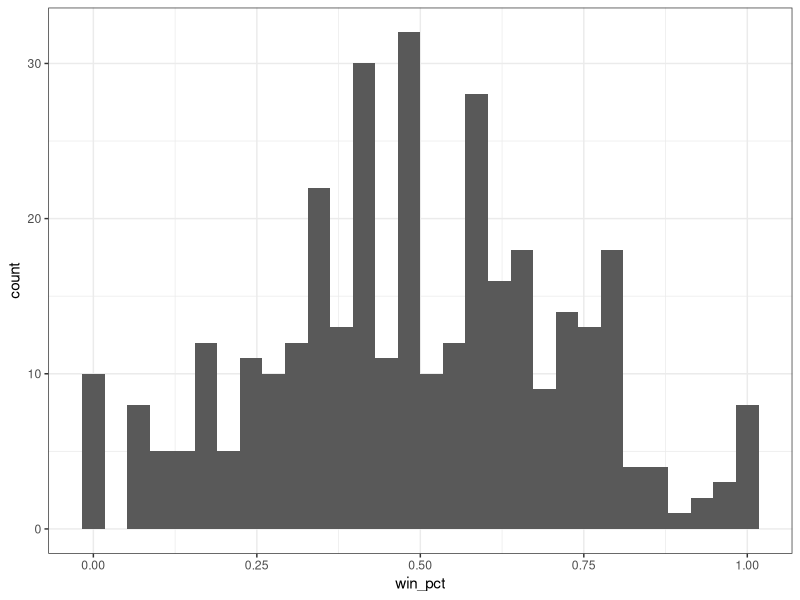
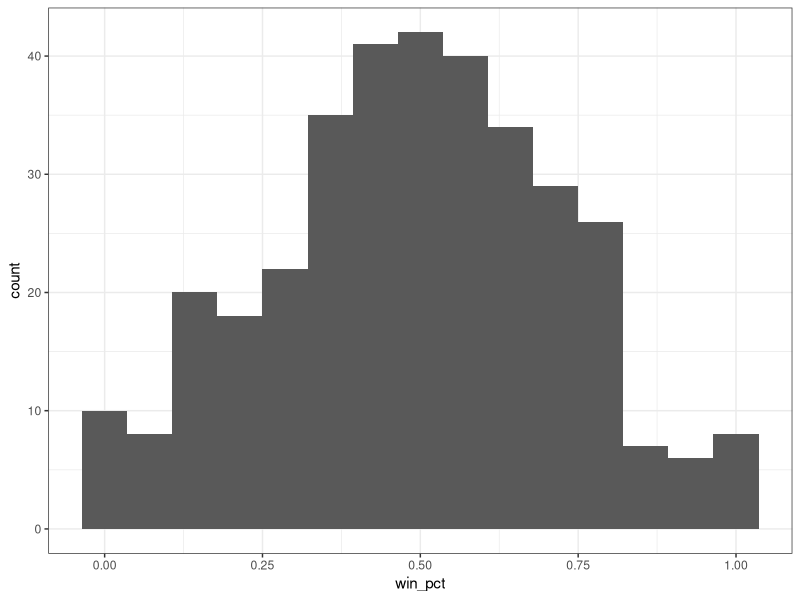
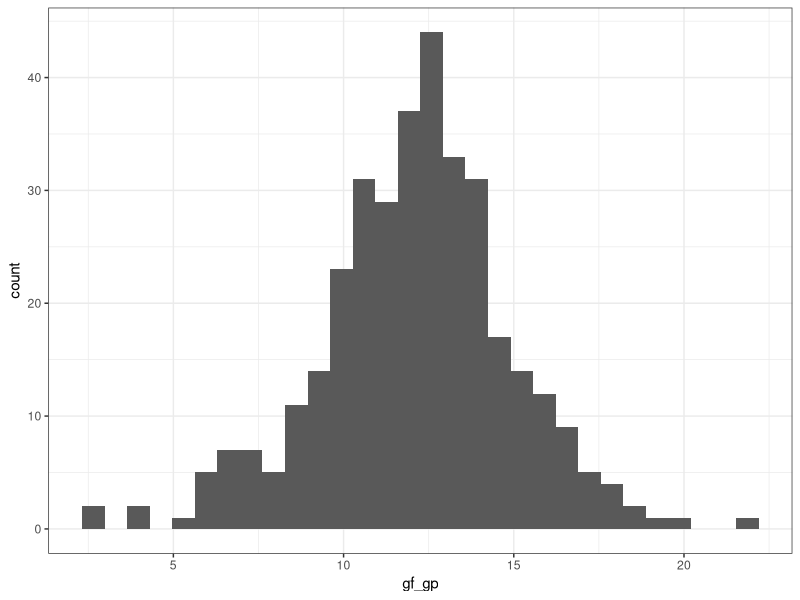
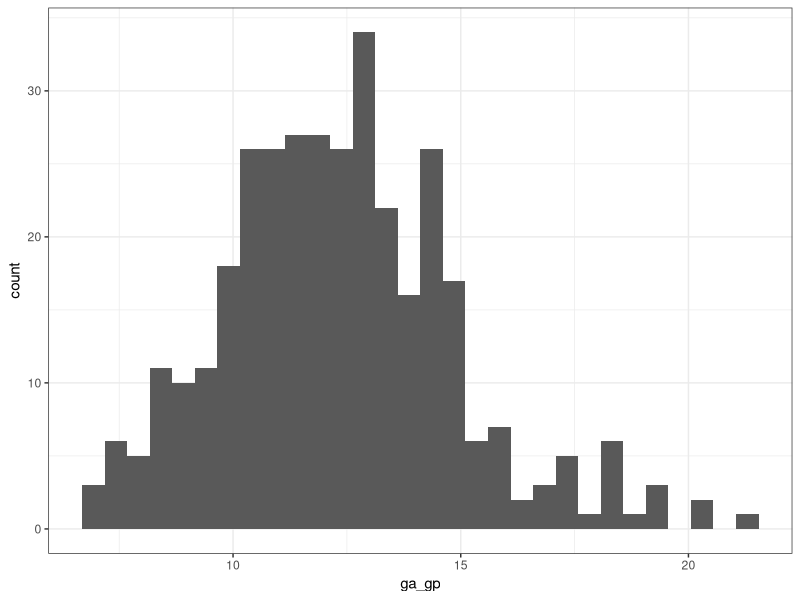
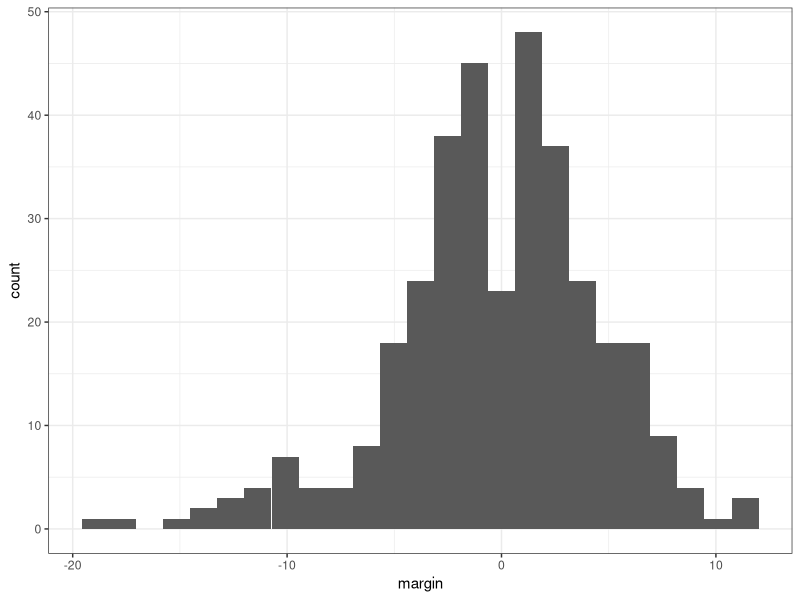
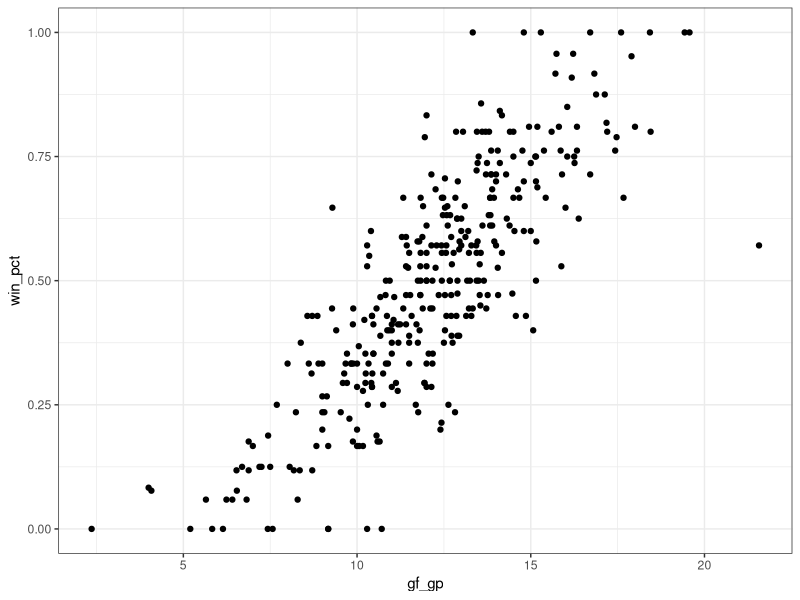
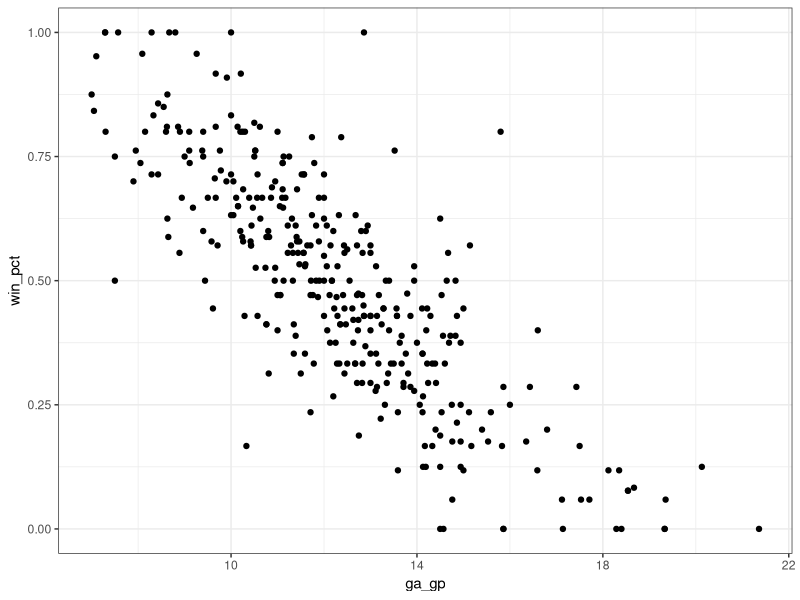
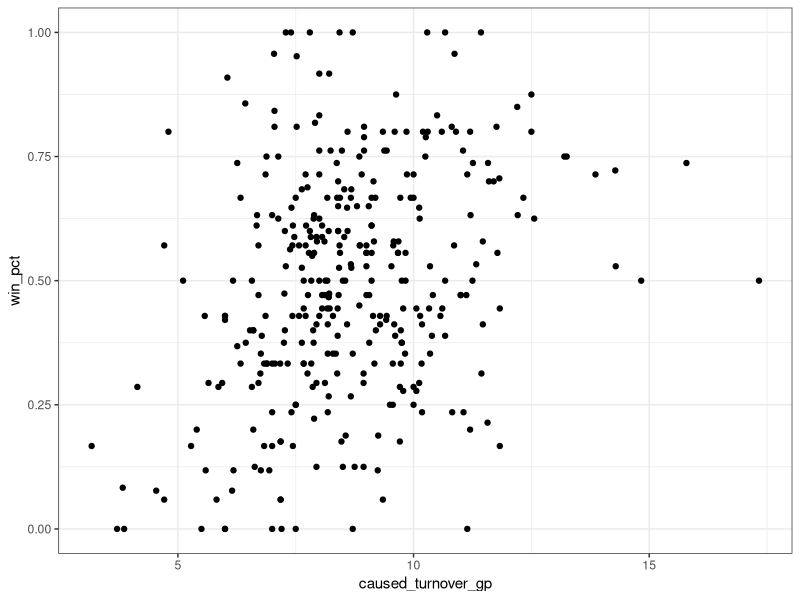

Recreate these plots in R, in order.
## ---- chunk 1
library(tidyverse)

lax <- read_csv("../Data/womens_ncaa_lacrosse.csv")
## ---- chunk 2
view(lax)
## ---- chunk 3
lax %>%
  ggplot(aes(x = win_pct)) +
  geom_histogram() +
  theme_bw()
## ---- chunk 4
lax %>%
  ggplot(aes(x = win_pct)) +
  geom_histogram(bins = 15) +
  theme_bw()
## ---- chunk 5
lax %>%
  ggplot(aes(x = gf_gp)) +
  geom_histogram() +
  theme_bw()
## ---- chunk 6
lax %>%
  ggplot(aes(x = ga_gp)) +
  geom_histogram() +
  theme_bw()
## ---- chunk 7
lax %>%
  ggplot(aes(x = margin)) +
  geom_histogram(bins = 25) +
  theme_bw()
## ---- chunk 8
lax %>%
  ggplot(aes(x = gf_gp, y = win_pct)) +
  geom_point() +
  theme_bw()
## ---- chunk 9
lax %>%
  ggplot(aes(x = ga_gp, y = win_pct)) +
  geom_point() +
  theme_bw()
## ---- chunk 10
lax %>%
  ggplot(aes(x = caused_turnover_gp, y = win_pct)) +
  geom_point() +
  theme_bw()
## ---- chunk 11
lax %>%
  ggplot(aes(x = turnovers_gp, y = win_pct)) +
  geom_point() +
  theme_bw()
## ---- chunk 12
lax %>%
  ggplot(aes(x = drawc_control_pct, y = win_pct)) +
  geom_point() +
  theme_bw()
## ---- chunk 13
lax %>%
  ggplot(aes(x = ground_balls_gp, y = win_pct)) +
  geom_point() +
  theme_bw()
## ---- chunk 14
lax %>%
  ggplot(aes(x = sv_pct, y = win_pct)) +
  geom_point() +
  theme_bw()
## ---- chunk 15
lax %>%
  filter(!is.na(win_pct)) %>%
  select(win_pct, gf_gp, ga_gp, caused_turnover_gp, turnovers_gp,
         ground_balls_gp, sv_pct) %>%
  cor()
